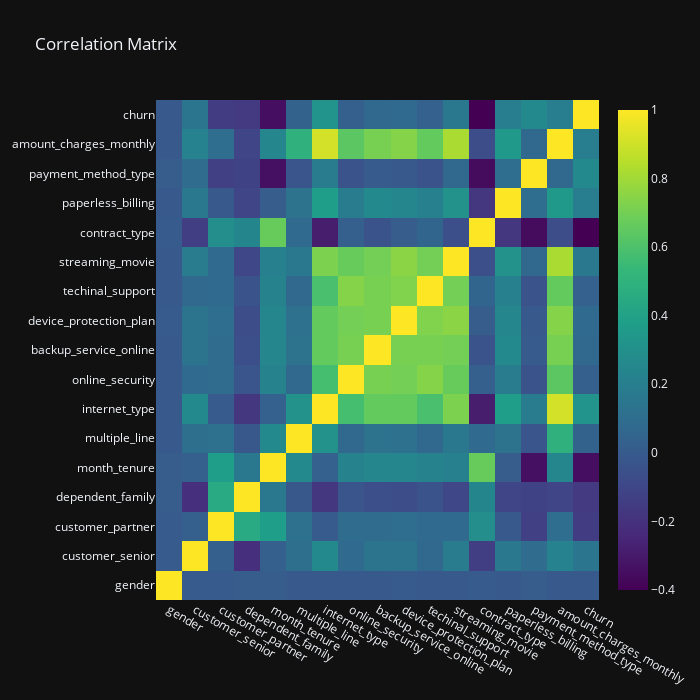

The notebook cell saved with this chart:
### Code cell
import plotly.graph_objects as go 
from plotly.subplots import make_subplots

df_mapped = df.copy()

for col in df_mapped:
    if col in mapping_dict.keys():
        df_mapped[col] = df_mapped[col].map(mapping_dict[col])
    else:
        if df_mapped[col].nunique() == 2:
            df_mapped[col] = df_mapped[col].map(mapping_dict["binary"])
        elif df_mapped[col].nunique() == 3:
            df_mapped[col] = df_mapped[col].map(mapping_dict["multiple"])

cor_matrix = df_mapped.drop(columns='id').corr().round(2)

fig = make_subplots(
    rows=1, cols=1,
    specs=[[{"type": "heatmap"}]])

fig.add_trace(go.Heatmap(z=cor_matrix.values, x=cor_matrix.columns, y=cor_matrix.columns, colorscale='Viridis'), row=1, col=1)

fig.update_layout(title='Correlation Matrix', width=700, height=700, template="plotly_dark")
fig.show()

### Figure 1 — Plotly figure (JSON) as saved in the notebook; plotly's stock layout.template omitted (floating-point values rounded to 4 significant figures; data arrays with more than 128 entries replaced by an {"elided": "..."} marker saying what was removed)
{"data": [{"colorscale": [[0, "#440154"], [0.1111, "#482878"], [0.2222, "#3e4989"], [0.3333, "#31688e"], [0.4444, "#26828e"], [0.5556, "#1f9e89"], [0.6667, "#35b779"], [0.7778, "#6ece58"], [0.8889, "#b5de2b"], [1, "#fde725"]], "type": "heatmap", "x": ["gender", "customer_senior", "customer_partner", "dependent_family", "month_tenure", "multiple_line", "internet_type", "online_security", "backup_service_online", "device_protection_plan", "techinal_support", "streaming_movie", "contract_type", "paperless_billing", "payment_method_type", "amount_charges_monthly", "churn"], "xaxis": "x", "y": ["gender", "customer_senior", "customer_partner", "dependent_family", "month_tenure", "multiple_line", "internet_type", "online_security", "backup_service_online", "device_protection_plan", "techinal_support", "streaming_movie", "contract_type", "paperless_billing", "payment_method_type", "amount_charges_monthly", "churn"], "yaxis": "y", "z": {"elided": "17x17 float values"}}], "layout": {"height": 700, "title": {"text": "Correlation Matrix"}, "width": 700, "xaxis": {"anchor": "y", "domain": [0, 1]}, "yaxis": {"anchor": "x", "domain": [0, 1]}}}
